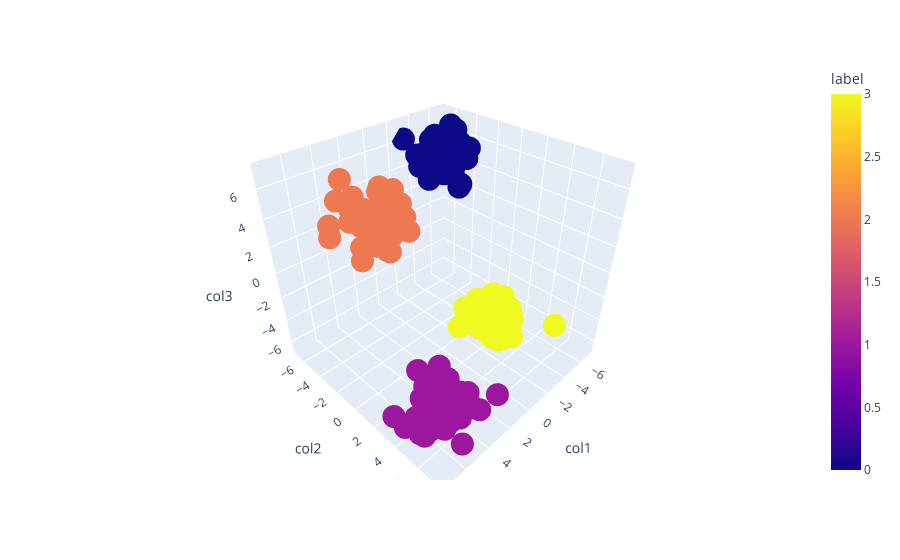

The code cell stored with this chart in its notebook:
### Code cell
km = KMeans(n_clusters=4)
y_pred = km.fit_predict(X)
df = pd.DataFrame()

df['col1'] = X[:,0]
df['col2'] = X[:,1]
df['col3'] = X[:,2]
df['label'] = y_pred
fig = px.scatter_3d(df,x='col1', y='col2', z='col3',color='label')
fig.show()

### Figure 1 — Plotly figure (JSON) as saved in the notebook; plotly's stock layout.template omitted (floating-point values rounded to 4 significant figures; data arrays with more than 128 entries replaced by an {"elided": "..."} marker saying what was removed)
{"data": [{"hovertemplate": "col1=%{x}<br>col2=%{y}<br>col3=%{z}<br>label=%{marker.color}<extra></extra>", "legendgroup": "", "marker": {"color": {"elided": "200 int values"}, "coloraxis": "coloraxis", "symbol": "circle"}, "mode": "markers", "name": "", "scene": "scene", "showlegend": false, "type": "scatter3d", "x": {"elided": "200 float values"}, "y": {"elided": "200 float values"}, "z": {"elided": "200 float values"}}], "layout": {"coloraxis": {"colorbar": {"title": {"text": "label"}}, "colorscale": [[0, "#0d0887"], [0.1111, "#46039f"], [0.2222, "#7201a8"], [0.3333, "#9c179e"], [0.4444, "#bd3786"], [0.5556, "#d8576b"], [0.6667, "#ed7953"], [0.7778, "#fb9f3a"], [0.8889, "#fdca26"], [1, "#f0f921"]]}, "legend": {"tracegroupgap": 0}, "margin": {"t": 60}, "scene": {"domain": {"x": [0, 1], "y": [0, 1]}, "xaxis": {"title": {"text": "col1"}}, "yaxis": {"title": {"text": "col2"}}, "zaxis": {"title": {"text": "col3"}}}}}
